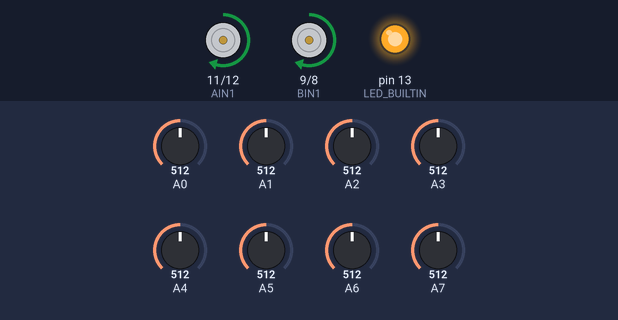
Bench run of a sketch on a simulated Arduino Nano, built with avr-gcc and run on an emulated ATmega328P. Shown: motor-driver pin pairs drawn as motors (green arrow = first pin HIGH = forward, orange = second pin HIGH = backward, longer = more drive, scaled by the enable pin), output pins drawn as LEDs (lit = HIGH). The inputs (shaded band) are chosen by the test bench; at power-on: A0 = 512, A4 = 512, A5 = 512, A6 = 512, A2 = 512, A1 = 512, A3 = 512, A7 = 512.

Above: at 12.2 s.
12.3 s: A0 set to 716
At 13.0 s:
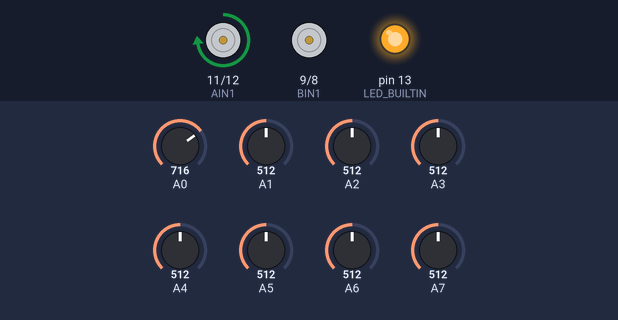
13.8 s: A4 set to 716
15.3 s: A5 set to 716
At 16.5 s:
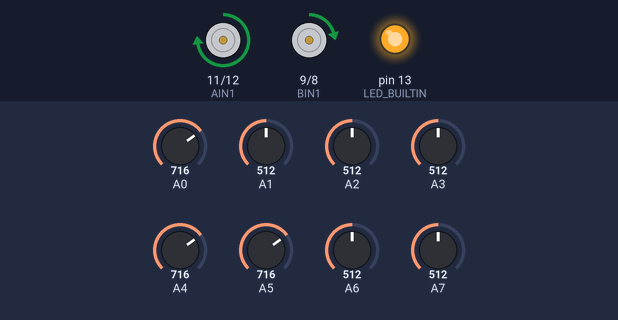
16.8 s: A6 set to 716
At 17.8 s:
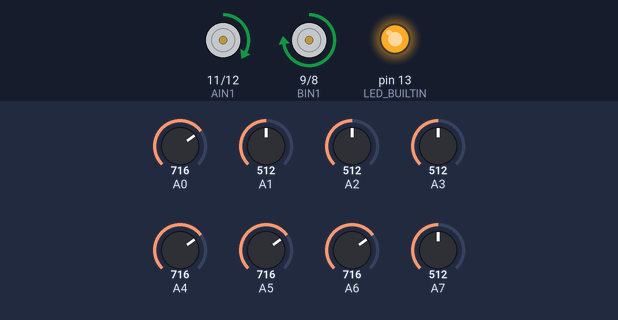
18.3 s: A2 set to 716
At 18.9 s:
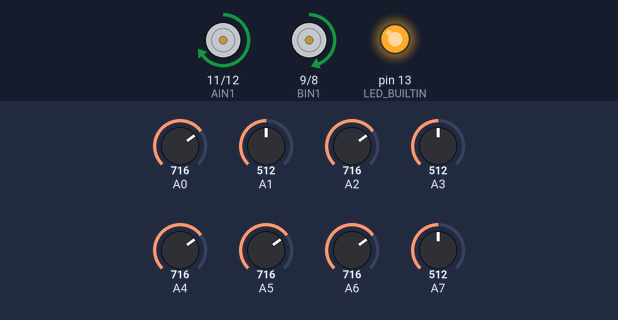
19.8 s: A5 set to 992
At 21.2 s:
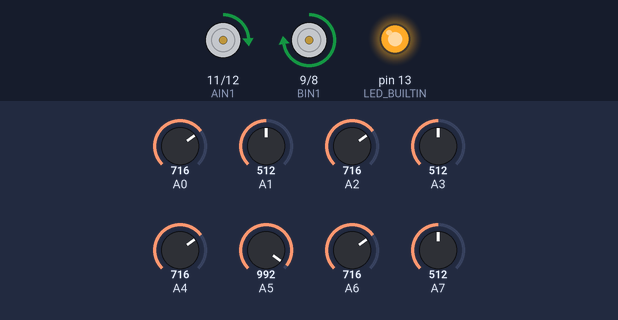
Timing chart, 0 to 22.3 s (numbered marks = the images above; inputs shaded):
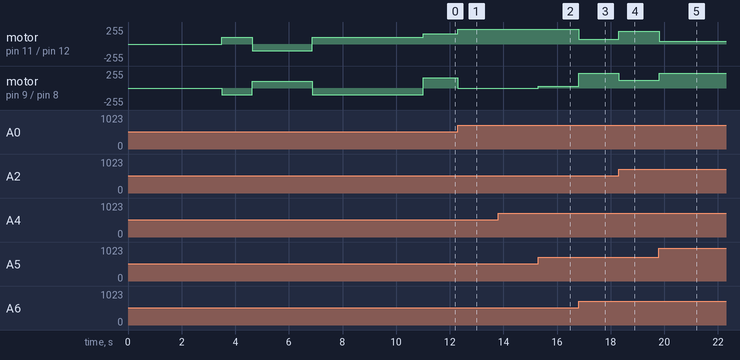

Measured:
- after the input at 12.3 s, motor on pin 11 (AIN1) / pin 12 (AIN2): forward 155/255 → forward 225/255 at once; motor on pin 9 (BIN1) / pin 8 (BIN2): forward 155/255 → stopped at once
- after the input at 15.3 s, motor on pin 9 (BIN1) / pin 8 (BIN2): stopped → forward 25/255 at once
- after the input at 16.8 s, motor on pin 11 (AIN1) / pin 12 (AIN2): forward 225/255 → forward 73/255 at once; motor on pin 9 (BIN1) / pin 8 (BIN2): forward 25/255 → forward 225/255 at once
- after the input at 18.3 s, motor on pin 11 (AIN1) / pin 12 (AIN2): forward 73/255 → forward 195/255 at once; motor on pin 9 (BIN1) / pin 8 (BIN2): forward 225/255 → forward 115/255 at once
- after the input at 19.8 s, motor on pin 11 (AIN1) / pin 12 (AIN2): forward 195/255 → forward 39/255 at once; motor on pin 9 (BIN1) / pin 8 (BIN2): forward 115/255 → forward 225/255 at once

The sketch:

PID_LFR.ino
```cpp
#include <QTRSensors.h>
QTRSensors qtr;

const uint8_t SensorCount = 8;
uint16_t sensorValues[SensorCount];

#define Kp 2
#define Kd 40
#define MaxSpeed 225
#define BaseSpeed 155
#define speedturn 100

//int STBY = 10;
//Motor A
int PWMA = 5; //for speed control
int AIN1 = 11; //Direction
int AIN2 = 12; //Direction
//Motor B
int PWMB = 3; //for speed control
int BIN1 = 9; //Direction
int BIN2 = 8; //Direction

int lastError=0;

void setup()
{
    qtr.setTypeAnalog();
    qtr.setSensorPins((const uint8_t[]){A0, A1, A2, A3, A4, A5, A6,A7}, SensorCount);
    //qtr.setEmitterPin(2);pinMode(STBY, OUTPUT);
    pinMode(PWMA, OUTPUT);pinMode(AIN1, OUTPUT);pinMode(AIN2, OUTPUT);
    pinMode(PWMB, OUTPUT);pinMode(BIN1, OUTPUT);pinMode(BIN2, OUTPUT);
    delay(500);pinMode(LED_BUILTIN, OUTPUT);digitalWrite(LED_BUILTIN, HIGH);
    delay(3000);
    int i;
    for (int i = 0; i < 100; i++)
    {
        if ( i  < 25 || i >= 75 )
        {   move(0,speedturn, 1);
            move(1,speedturn, 0);
        }
        else
        {   move(0,speedturn, 0);
            move(1,speedturn, 1);
        }
        qtr.calibrate();delay(20);
    }
    delay(3000);
}

void loop()
{
    uint16_t position = qtr.readLineBlack(sensorValues);
    if(position>6700)
    {   move(1, speedturn, 1);move(0, speedturn, 0);return;
    }
    if(position<300)
    {   move(1, speedturn, 0);move(0, speedturn, 1);return;
    }
    int error = position - 3500;
    int motorSpeed = Kp * error + Kd * (error - lastError);
    lastError = error;

    int rightMotorSpeed = BaseSpeed + motorSpeed;
    int leftMotorSpeed = BaseSpeed - motorSpeed;

    if (rightMotorSpeed > MaxSpeed ) rightMotorSpeed = MaxSpeed;
    if (leftMotorSpeed > MaxSpeed ) leftMotorSpeed = MaxSpeed;
    if (rightMotorSpeed < 0)rightMotorSpeed = 0;
    if (leftMotorSpeed < 0)leftMotorSpeed = 0;

    move(1, rightMotorSpeed, 1);
    move(0, leftMotorSpeed, 1);
}

void move(int motor, int speed, int direction)
{
    boolean inPin1=HIGH,inPin2=LOW;
    if(direction == 1){inPin1 = HIGH;inPin2 = LOW;}
    if(direction == 0){inPin1 = LOW; inPin2 = HIGH;}
    if(motor == 0)
    {   digitalWrite(AIN1, inPin1);digitalWrite(AIN2, inPin2);analogWrite(PWMA, speed);
    }
    if(motor == 1)
    {   digitalWrite(BIN1, inPin1);digitalWrite(BIN2, inPin2);analogWrite(PWMB, speed);
    }
}
```
